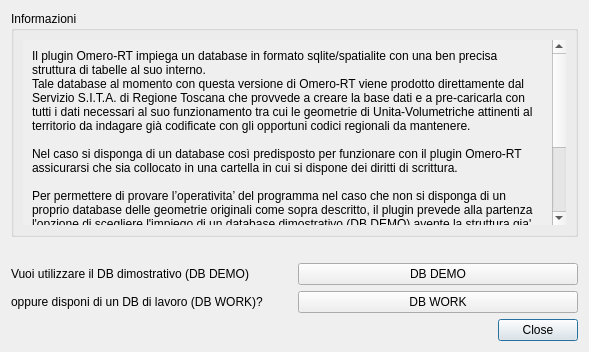
<?xml version="1.0" encoding="UTF-8"?>
<ui version="4.0">
 <class>DlgSelezionaDB</class>
 <widget class="QDialog" name="DlgSelezionaDB">
  <property name="geometry">
   <rect>
    <x>0</x>
    <y>0</y>
    <width>589</width>
    <height>352</height>
   </rect>
  </property>
  <property name="windowTitle">
   <string>Necessario un database</string>
  </property>
  <layout class="QGridLayout" name="gridLayout">
   <item row="1" column="0">
    <spacer name="verticalSpacer">
     <property name="orientation">
      <enum>Qt::Vertical</enum>
     </property>
     <property name="sizeType">
      <enum>QSizePolicy::Fixed</enum>
     </property>
     <property name="sizeHint" stdset="0">
      <size>
       <width>20</width>
       <height>20</height>
      </size>
     </property>
    </spacer>
   </item>
   <item row="2" column="0">
    <widget class="QLabel" name="label">
     <property name="text">
      <string>Vuoi utilizzare il DB dimostrativo (DB DEMO)</string>
     </property>
    </widget>
   </item>
   <item row="3" column="0">
    <widget class="QLabel" name="label_2">
     <property name="text">
      <string>oppure disponi di un DB di lavoro (DB WORK)?</string>
     </property>
    </widget>
   </item>
   <item row="4" column="0" colspan="2">
    <widget class="QDialogButtonBox" name="buttonBox">
     <property name="orientation">
      <enum>Qt::Horizontal</enum>
     </property>
     <property name="standardButtons">
      <set>QDialogButtonBox::Close</set>
     </property>
    </widget>
   </item>
   <item row="3" column="1">
    <widget class="QPushButton" name="btnDbWork">
     <property name="text">
      <string>DB WORK</string>
     </property>
    </widget>
   </item>
   <item row="2" column="1">
    <widget class="QPushButton" name="btnDbDemo">
     <property name="text">
      <string>DB DEMO</string>
     </property>
    </widget>
   </item>
   <item row="0" column="0" colspan="2">
    <widget class="QGroupBox" name="groupBox">
     <property name="title">
      <string>Informazioni</string>
     </property>
     <layout class="QVBoxLayout" name="verticalLayout_2">
      <item>
       <widget class="QScrollArea" name="scrollArea">
        <property name="frameShape">
         <enum>QFrame::NoFrame</enum>
        </property>
        <property name="verticalScrollBarPolicy">
         <enum>Qt::ScrollBarAsNeeded</enum>
        </property>
        <property name="horizontalScrollBarPolicy">
         <enum>Qt::ScrollBarAlwaysOff</enum>
        </property>
        <property name="widgetResizable">
         <bool>true</bool>
        </property>
        <widget class="QWidget" name="scrollAreaWidgetContents">
         <property name="geometry">
          <rect>
           <x>0</x>
           <y>0</y>
           <width>524</width>
           <height>436</height>
          </rect>
         </property>
         <layout class="QVBoxLayout" name="verticalLayout">
          <item>
           <widget class="QLabel" name="label_3">
            <property name="text">
             <string>Il plugin Omero-RT impiega un database in formato sqlite/spatialite con una ben precisa struttura di tabelle al suo interno.
Tale database al momento con questa versione di Omero-RT viene prodotto direttamente dal Servizio S.I.T.A. di Regione Toscana che provvede a creare la base dati e a pre-caricarla con tutti i dati necessari al suo funzionamento tra cui le geometrie di Unita-Volumetriche attinenti al territorio da indagare già codificate con gli opportuni codici regionali da mantenere.

Nel caso si disponga di un database così predisposto per funzionare con il plugin Omero-RT assicurarsi che sia collocato in una cartella in cui si dispone dei diritti di scrittura.

Per permettere di provare l’operativita’ del programma nel caso che non si disponga di un proprio database delle geometrie originali come sopra descritto, il plugin prevede alla partenza l'opzione di scegliere l'impiego di un database dimostrativo (DB DEMO) avente la struttura gia' impostata, i dati precaricati e un centinaio di geometrie precaricate.
La versione dimostrativa non ha alcuna limitazione salvo il numero di geometrie precaricate limitate per ragioni di spazio a un centinaio di geometrie di unita-volumetriche.

Una avvertenza: 
Il database sqlite/spatialite impiegato con Omero-RT va impiegato esclusivamente con il plugin in questione. In nessun caso va editato con altri strumenti per non alterare irrimediabilmente i contenuti della base dati stessa.</string>
            </property>
            <property name="wordWrap">
             <bool>true</bool>
            </property>
           </widget>
          </item>
         </layout>
        </widget>
       </widget>
      </item>
     </layout>
    </widget>
   </item>
  </layout>
 </widget>
 <resources/>
 <connections>
  <connection>
   <sender>buttonBox</sender>
   <signal>accepted()</signal>
   <receiver>DlgSelezionaDB</receiver>
   <slot>accept()</slot>
   <hints>
    <hint type="sourcelabel">
     <x>248</x>
     <y>254</y>
    </hint>
    <hint type="destinationlabel">
     <x>157</x>
     <y>274</y>
    </hint>
   </hints>
  </connection>
  <connection>
   <sender>buttonBox</sender>
   <signal>rejected()</signal>
   <receiver>DlgSelezionaDB</receiver>
   <slot>reject()</slot>
   <hints>
    <hint type="sourcelabel">
     <x>316</x>
     <y>260</y>
    </hint>
    <hint type="destinationlabel">
     <x>286</x>
     <y>274</y>
    </hint>
   </hints>
  </connection>
 </connections>
</ui>
